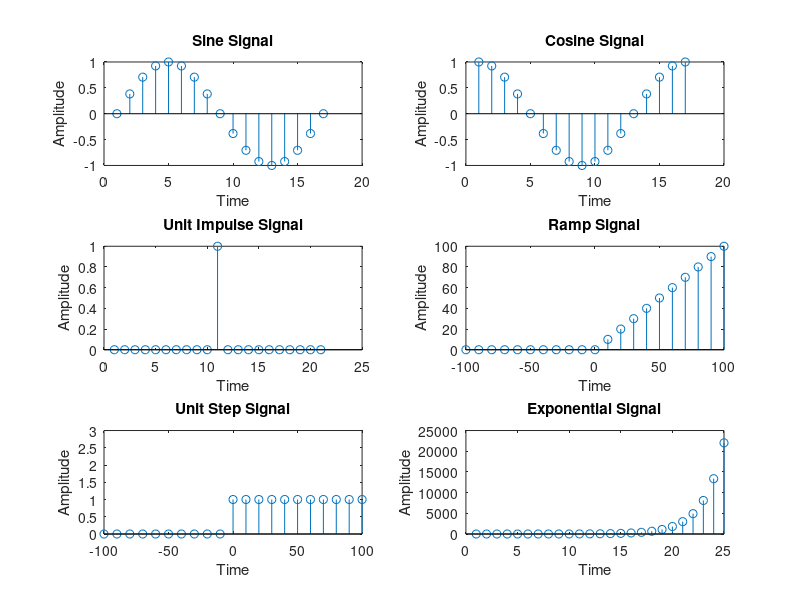

The MATLAB source for this figure:
%Sine Discrete Signal 
t=0:pi/8:2*pi;
A=sin(t);
subplot(3,2,1);
stem(A);
xlabel('Time');
ylabel('Amplitude');
title('Sine Signal');

%Cosine Discrete Signal
t=0:pi/8:2*pi;
B=cos(t);
subplot(3,2,2);
stem(B);
xlabel('Time');
ylabel('Amplitude');
title('Cosine Signal');


%Unit Impulse Discrete Signal
t= -100:10:100;
impulse = t==0;
subplot(3,2,3);
stem(impulse);
xlabel('Time');
ylabel('Amplitude');
title('Unit Impulse Signal');

%Ramp Discrete Signal
subplot(3,2,4);
t=[];
y=[];
j=1;
for i= -100:10:100
t(j)=i;
if(i<0)
y(j)=0;
else
y(j)=i;
end
j=j+1;
end
stem(t,y);
xlabel('Time');
ylabel('Amplitude');
title('Ramp Signal');




%Unit Step Discrete Signal
t=[];
y=[];
j=1;
for i=-100:10:100
             t(j)=i;
             if (i>=0)
                y(j)=1;
             else
                y(j)=0;
             end
             j=j+1;
        end
subplot(3,2,5);
stem(t,y);
axis([-100,100,0,3]);
xlabel('Time');
ylabel('Amplitude');
title('Unit Step Signal');

%Exponential Discrete Signal
t=-2:0.5:10;
C=exp(t);
subplot(3,2,6);
stem(C);
xlabel('Time');
ylabel('Amplitude');
title('Exponential Signal');
